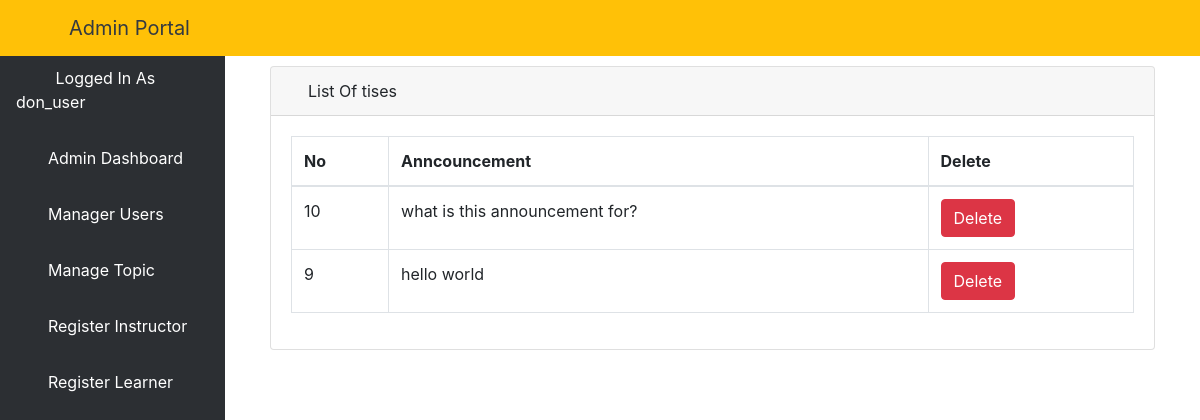
The page /alistalltise/ (signed in) on the database its author committed.
### elearn/models.py (models this page shows, shortened)
class User(AbstractUser):
    is_learner = models.BooleanField(default=False)
    is_instructor = models.BooleanField(default=False)
    is_admin = models.BooleanField(default=False)

class Announcement(models.Model):
    user = models.ForeignKey(User, on_delete=models.CASCADE)
    content = models.TextField()
    posted_at = models.DateTimeField(auto_now=True, null=True)

### elearn/views.py (the view)
# urls.py: path('alistalltise/', views.ListAllTise.as_view(), name='alistalltise'),
class ListAllTise(LoginRequiredMixin, ListView):
    model = Announcement
    template_name = 'dashboard/admin/list_tises.html'
    context_object_name = 'tises1'
    paginated_by = 10
    def get_queryset(self):
        return Announcement.objects.order_by('-id')

### elearn/templates/dashboard/admin/list_tises.html (shortened to what this page needs)
{% extends 'dashboard/admin/base.html' %}
{% block body %}
    <div class="container-fluid">
        <div class="row">
            <div class="col-12 mb-3">
                <div class="col-12 mb-3">
                    <div id="content-wrapper">
                        <div class="container-fluid">
                            <div class="card mb-3">
                                <div class="card-header">
                                    <i class="fas fa-table"></i>
                                    List Of tises
                                </div>
                                <div class="card-body">
                                    <div class="table-responsive">
                                        <table class="table table-bordered" id="dataTable" width="100%" cellspacing="0">
                                            <thead>
                                            <tr>
                                                <th>No</th>
                                                <th>Anncouncement</th>
                                                <th>Delete</th>
                                            </tr>
                                            </thead>
                                            <tbody>
                                            {% if tises1 %}
                                                {% for tise1 in tises1 %}
                                                    <tr>
                                                        <td>{{ tise1.id }}</td>
                                                        <td>{{ tise1.content }}</td>
                                                        <td>
                                                            <a href="{% url 'adpost' tise1.pk %}">
                                                                <button type="button" class="btn btn-danger"> Delete
                                                                </button>
                                                            </a></td>
                                                    </tr>
                                                {% endfor %}
                                            {% endif %}
                                            </tbody>
                                        </table>
                                    </div>
                                </div>
                            </div>
                        </div>
                    </div>
                </div>
            </div>
        </div>
    </div>
{% endblock %}

### elearn/templates/dashboard/admin/base.html (shortened to what this page needs)
<!DOCTYPE html>
<html lang="en">
<head>
    {% load static %}
    <link href="{% static 'vendor/fontawesome-free/css/all.min.css' %}" rel="stylesheet" type="text/css">
    <link href="{% static 'vendor/datatables/dataTables.bootstrap4.css' %}" rel="stylesheet">
    <link href="{% static 'css/sb-admin.css' %}" rel="stylesheet">
</head>
<body id="page-top">
<nav class="navbar navbar-expand navbar-dark bg-warning fixed-top">
    <button class="btn btn-link btn-sm text-dark order-1 order-sm-0" id="sidebarToggle" href="#">
        <i class="fas fa-bars"></i>
    </button>
    <a class="navbar-brand ml-4 text-dark" href="{% url 'dashboard' %}">Admin Portal</a>
    <ul class="navbar-nav ml-auto ml-md-0">
        <li class="nav-item dropdown no-arrow">
            <a class="nav-link dropdown-toggle" href="#" id="userDropdown" role="button" data-toggle="dropdown"
               aria-haspopup="true" aria-expanded="false">
                <i class="fas fa-user-circle fa-fw text-dark mr-3"></i>
            </a>
        </li>
    </ul>
</nav>
<div id="wrapper" style="padding-top: 50px;">
    <ul class="sidebar navbar-nav">
         <li class="nav-item active">
            <a class="nav-link" href="{% url 'dashboard' %}">
                <i class="fas fa-user-circle fa-fw text-warning"></i>
                <span>Logged In As {{ user.username }}</span>
            </a>
        </li>
        <li class="nav-item active">
            <a class="nav-link" href="{% url 'dashboard' %}">
                <i class="fa fa-home" aria-hidden="true"></i>
                <span>Admin Dashboard</span>
            </a>
        </li>
        <li class="nav-item">
            <a class="nav-link" href="{% url 'aluser' %}">
                <i class="fas fa-users"></i>
                <span style="color: white">Manager Users</span>
            </a>
        </li>
        <li class="nav-item dropdown no-arrow">
            <a class="nav-link dropdown-toggle" data-toggle="dropdown" aria-haspopup="true" aria-expanded="false"
               href="">
                <i class="fas fa-bell"></i>
                <span style="color: white">Manage Topic</span>
            </a>
        </li>
        <li class="nav-item">
            <a class="nav-link" href="{% url 'isign' %}">
                <i class="fas fa-chalkboard-teacher"></i>
                <span style="color: white">Register Instructor</span>
            </a>
        </li>
        <li class="nav-item">
            <a class="nav-link" href="{% url 'addlearner' %}">
                <i class="fas fa-user-graduate"></i>
                <span style="color: white">Register Learner</span>
            </a>
        </li>
    </ul>
    {% block body %}{% endblock %}
</div>

### rows shown on the page
User: username "don_user"
Announcement: id "10", content "what is this announcement for?"
Announcement: id "9", content "hello world"
